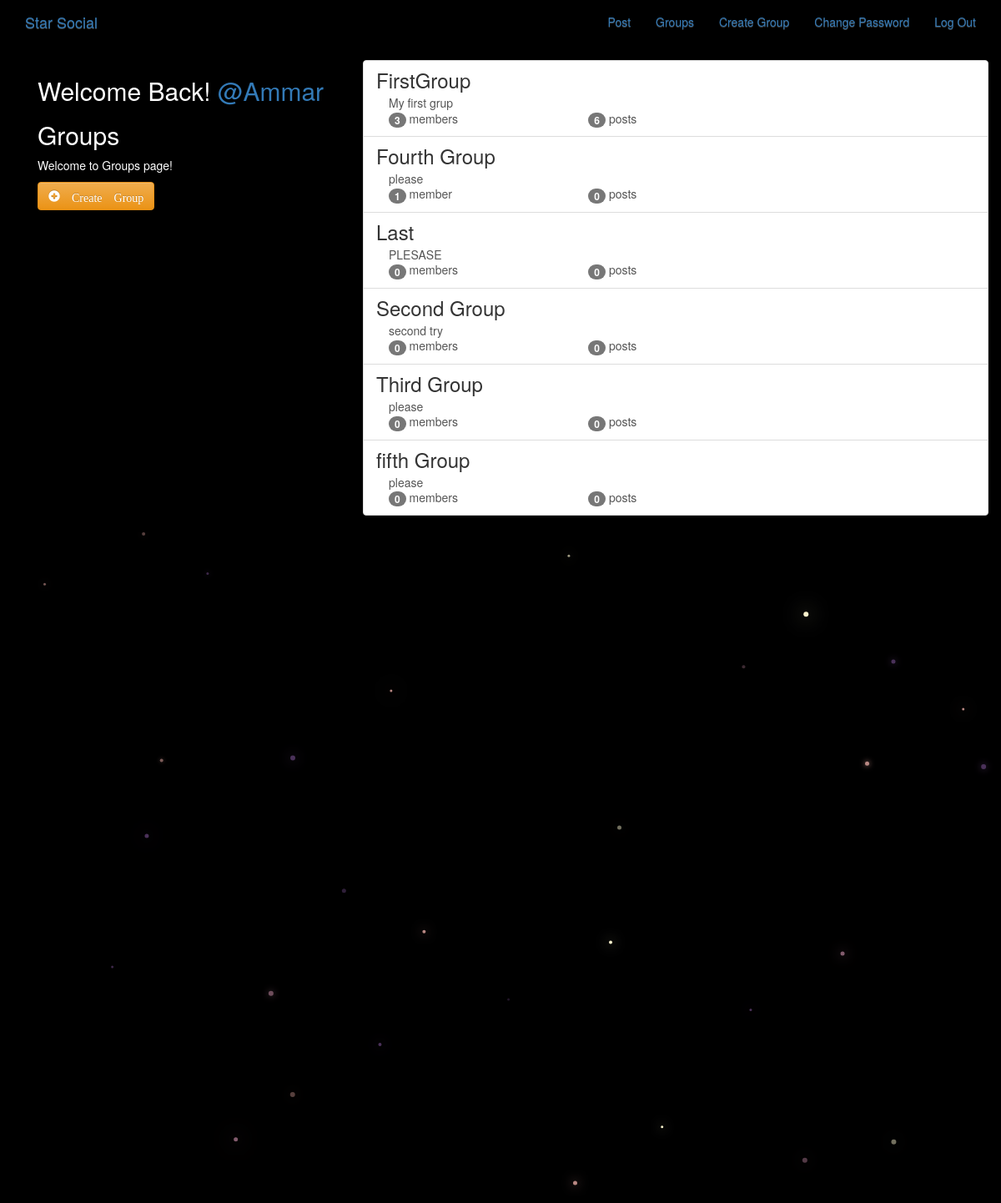
Screenshot of /groups/ (signed in) with the database file from the repository.
### groups/models.py (models this page shows, shortened)
class Group(models.Model):
    name = models.CharField(max_length=256 , unique=True) # unique cos dont want groups to have same names
    slug = models.SlugField(allow_unicode=True , unique=True) # unique so all url codes are diff for diff groups
    description = models.TextField(blank=True , default='') #  desc can be blank so black = true.. default value will be ''
    description_html = models.TextField(editable=False , default='' , blank=True) # is not editable.. can be blank
    members = models.ManyToManyField(User , through='GroupMember') # through GroupMember class
    class Meta():
        ordering = ['name']

### groups/views.py (the view)
# urls.py: path('' , views.ListGroups.as_view() , name='all') ,
class ListGroups(ListView):
    model = Group

### groups/templates/groups/group_list.html
{% extends "groups/group_base.html" %}
{% block pregroup %}
  <div class="col-md-4">
    <div class="content">
      {% if user.is_authenticated %}
        <h2> Welcome Back! <a href="{% url 'posts:for_user' username=user.username  %}"> @{{ user.username }} </a> </h2>
      {% endif %}
      <h2> Groups </h2>
      <p> Welcome to Groups page! </p>
    </div>
    {% if user.is_authenticated %}
      <a href="{% url 'groups:create' %}" class="btn btn-md btn-fill btn-warning">
        <span class="glyphicon glyphicon-plus-sign"> Create Group </span> </a>
    {% endif %}
  </div>
{% endblock %}
{% block group_content %}
  <div class="col-md-8">
    <div class="list-group">
      {% for group in object_list %}
        <a href="{% url 'groups:single' slug=group.slug %}" class="list-group-item">
            <h3 class="title list-group-item-heading"> {{group.name}} </h3>
            <div class="list-group-item-text container-fluid">
              {{ group.description|safe }}
              <div class="row">
                <div class="col-md-4">
                  <span class="badge"> {{group.members.count}} </span>
                  member{{ group.members.count|pluralize }}
                </div>
                <div class="col-md-4">
                  <span class="badge">{{ group.posts.count }}</span> post{{ group.posts.count|pluralize }}
                </div>
              </div>
            </div>
        </a>
      {% endfor %}
    </div>
  </div>
{% endblock %}

### static/simplesocial/css/master.css (style rules this page uses)
body { margin: 0; overflow: hidden; background-color: black; color:white; }

### rows the page displays
Group: name "FirstGroup", description "My first grup", members.count "3", posts.count "6"
Group: name "Fourth Group", description "please", members.count "1", posts.count "0"
Group: name "Last", description "PLESASE", members.count "0", posts.count "0"
Group: name "Second Group", description "second try", members.count "0", posts.count "0"
Group: name "Third Group", description "please", members.count "0", posts.count "0"
Group: name "fifth Group", description "please", members.count "0", posts.count "0"

### other values shown
{{ user.username }} "Ammar"
